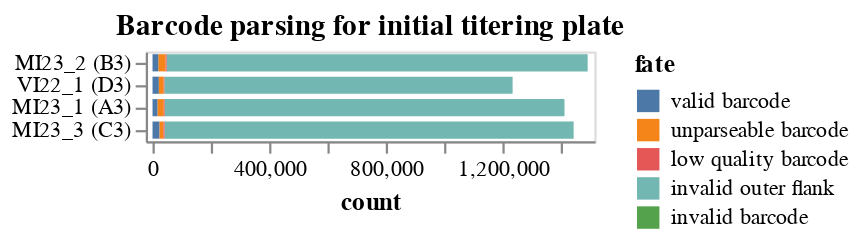

Notebook cell for this chart:
### Code cell
fates = (
    pd.concat([pd.read_csv(f).assign(well=f.strip("../results/miscellaneous_plates/plate4_testrescues/").strip('_fates.csv')) for f, s in zip(fate_csvs, samples)])
    .merge(samples_df, validate="many_to_one", on="well")
    .assign(
        fate_counts=lambda x: x.groupby("fate")["count"].transform("sum"),
        sample_well=lambda x: x["serum"] + " (" + x["well"] + ")",
    )
    .query("fate_counts > 0")[  # only keep fates with at least one count
        ["fate", "count", "well", "sample_well", "dilution_factor"]
    ]
)
fates
assert len(fates) == len(fates.drop_duplicates())


sample_wells = list(fates.sort_values(["dilution_factor"])["sample_well"])


fates_chart = (
    alt.Chart(fates)
    .encode(
        alt.X("count", scale=alt.Scale(nice=False, padding=3)),
        alt.Y(
            "sample_well",
            title=None,
            sort=sample_wells,
        ),
        alt.Color("fate", sort=sorted(fates["fate"].unique(), reverse=True)),
        alt.Order("fate", sort="descending"),
        tooltip=fates.columns.tolist(),
    )
    .mark_bar(height={"band": 0.85})
    .properties(
        height=alt.Step(10),
        width=200,
        title=f"Barcode parsing for initial titering plate",
    )
    .configure_axis(grid=False)
)

fates_chart
#fates

### Figure 1 — Vega-Lite specification as saved in the notebook (floating-point values rounded to 4 significant figures)
{"config": {"view": {"continuousWidth": 300, "continuousHeight": 300}, "axis": {"grid": false}}, "data": {"name": "data-4348450b11bd82e4033e4d6148d69e49"}, "mark": {"type": "bar", "height": {"band": 0.85}}, "encoding": {"color": {"field": "fate", "sort": ["valid barcode", "unparseable barcode", "low quality barcode", "invalid outer flank", "invalid barcode"], "type": "nominal"}, "order": {"field": "fate", "sort": "descending", "type": "nominal"}, "tooltip": [{"field": "fate", "type": "nominal"}, {"field": "count", "type": "quantitative"}, {"field": "well", "type": "nominal"}, {"field": "sample_well", "type": "nominal"}, {"field": "dilution_factor", "type": "quantitative"}], "x": {"field": "count", "scale": {"nice": false, "padding": 3}, "type": "quantitative"}, "y": {"field": "sample_well", "sort": ["MI23_2 (B3)", "MI23_2 (B3)", "MI23_2 (B3)", "MI23_2 (B3)", "MI23_2 (B3)", "VI22_1 (D3)", "VI22_1 (D3)", "VI22_1 (D3)", "VI22_1 (D3)", "VI22_1 (D3)", "MI23_1 (A3)", "MI23_1 (A3)", "MI23_1 (A3)", "MI23_1 (A3)", "MI23_1 (A3)", "MI23_3 (C3)", "MI23_3 (C3)", "MI23_3 (C3)", "MI23_3 (C3)", "MI23_3 (C3)"], "title": null, "type": "nominal"}}, "height": {"step": 10}, "title": "Barcode parsing for initial titering plate", "width": 200, "$schema": "https://vega.github.io/schema/vega-lite/v5.16.3.json", "datasets": {"data-4348450b11bd82e4033e4d6148d69e49": [{"fate": "invalid outer flank", "count": 1440203, "well": "B3", "sample_well": "MI23_2 (B3)", "dilution_factor": 1}, {"fate": "unparseable barcode", "count": 25062, "well": "B3", "sample_well": "MI23_2 (B3)", "dilution_factor": 1}, {"fate": "valid barcode", "count": 19682, "well": "B3", "sample_well": "MI23_2 (B3)", "dilution_factor": 1}, {"fate": "low quality barcode", "count": 3621, "well": "B3", "sample_well": "MI23_2 (B3)", "dilution_factor": 1}, {"fate": "invalid barcode", "count": 89, "well": "B3", "sample_well": "MI23_2 (B3)", "dilution_factor": 1}, {"fate": "invalid outer flank", "count": 1191363, "well": "D3", "sample_well": "VI22_1 (D3)", "dilution_factor": 1}, {"fate": "valid barcode", "count": 21629, "well": "D3", "sample_well": "VI22_1 (D3)", "dilution_factor": 1}, {"fate": "unparseable barcode", "count": 16637, "well": "D3", "sample_well": "VI22_1 (D3)", "dilution_factor": 1}, {"fate": "low quality barcode", "count": 2198, "well": "D3", "sample_well": "VI22_1 (D3)", "dilution_factor": 1}, {"fate": "invalid barcode", "count": 69, "well": "D3", "sample_well": "VI22_1 (D3)", "dilution_factor": 1}, {"fate": "invalid outer flank", "count": 1367698, "well": "A3", "sample_well": "MI23_1 (A3)", "dilution_factor": 1}, {"fate": "unparseable barcode", "count": 21519, "well": "A3", "sample_well": "MI23_1 (A3)", "dilution_factor": 1}, {"fate": "valid barcode", "count": 16815, "well": "A3", "sample_well": "MI23_1 (A3)", "dilution_factor": 1}, {"fate": "low quality barcode", "count": 3179, "well": "A3", "sample_well": "MI23_1 (A3)", "dilution_factor": 1}, {"fate": "invalid barcode", "count": 71, "well": "A3", "sample_well": "MI23_1 (A3)", "dilution_factor": 1}, {"fate": "invalid outer flank", "count": 1399252, "well": "C3", "sample_well": "MI23_3 (C3)", "dilution_factor": 1}, {"fate": "valid barcode", "count": 24166, "well": "C3", "sample_well": "MI23_3 (C3)", "dilution_factor": 1}, {"fate": "unparseable barcode", "count": 13022, "well": "C3", "sample_well": "MI23_3 (C3)", "dilution_factor": 1}, {"fate": "low quality barcode", "count": 4113, "well": "C3", "sample_well": "MI23_3 (C3)", "dilution_factor": 1}, {"fate": "invalid barcode", "count": 117, "well": "C3", "sample_well": "MI23_3 (C3)", "dilution_factor": 1}]}}
